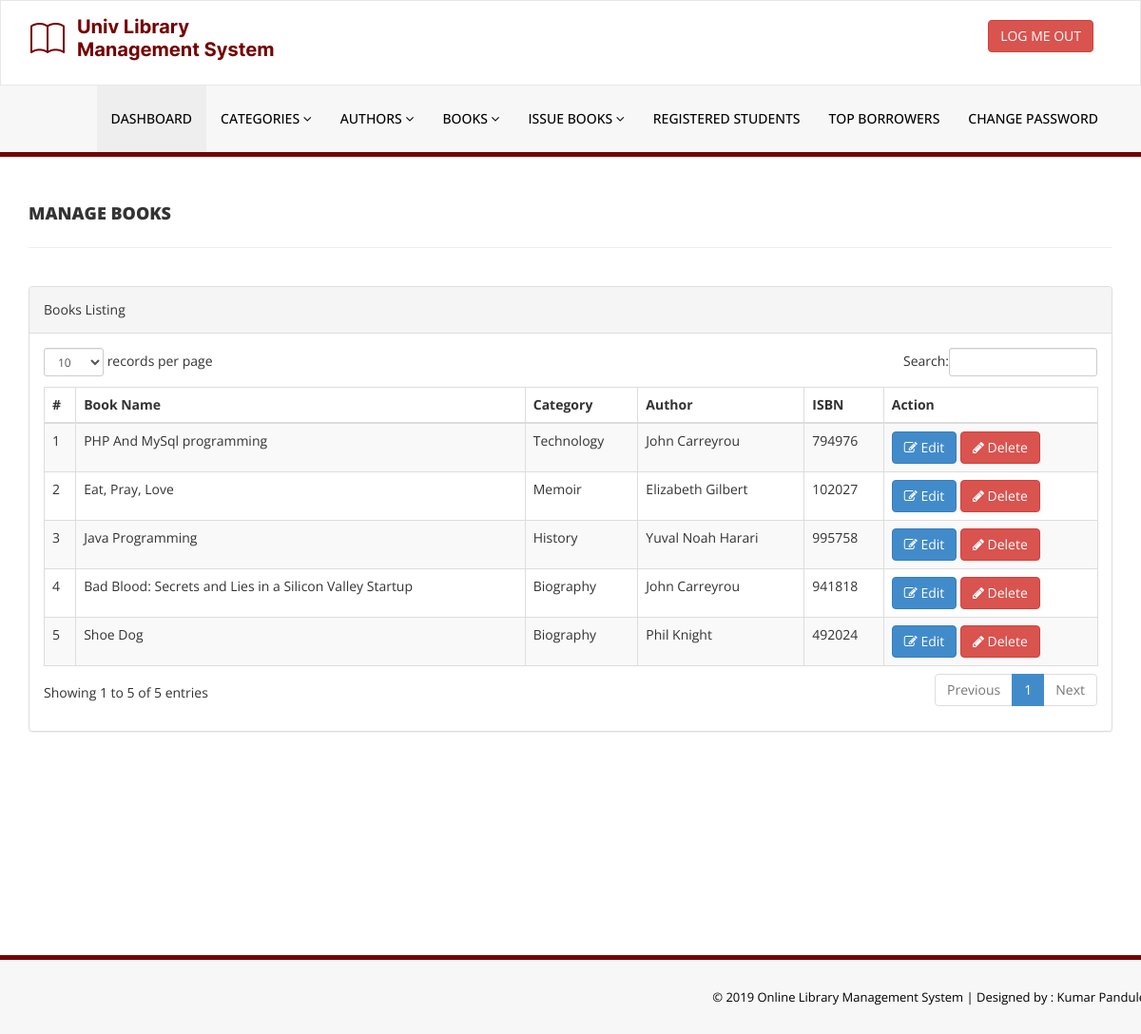
The app's page /library/admin/manage-books.php (signed in) with its own data.
### tables this page shows
CREATE TABLE `tblbooks` (
  `id` int(11) NOT NULL,
  `BookName` varchar(255) DEFAULT NULL,
  `CatId` int(11) DEFAULT NULL,
  `AuthorId` int(11) DEFAULT NULL,
  `ISBNNumber` int(11) DEFAULT NULL,
  `BookPrice` int(11) DEFAULT NULL,
  `RegDate` timestamp NULL DEFAULT current_timestamp(),
  `UpdationDate` timestamp NULL DEFAULT NULL ON UPDATE current_timestamp()
);

CREATE TABLE `tblcategory` (
  `id` int(11) NOT NULL,
  `CategoryName` varchar(150) DEFAULT NULL,
  `Status` int(1) DEFAULT NULL,
  `CreationDate` timestamp NULL DEFAULT current_timestamp(),
  `UpdationDate` timestamp NULL DEFAULT '0000-00-00 00:00:00' ON UPDATE current_timestamp()
);

CREATE TABLE `tblauthors` (
  `id` int(11) NOT NULL,
  `AuthorName` varchar(159) DEFAULT NULL,
  `creationDate` timestamp NULL DEFAULT current_timestamp(),
  `UpdationDate` timestamp NULL DEFAULT NULL ON UPDATE current_timestamp()
);

### library/admin/manage-books.php (the view, shortened to what this page needs)
<?php
include('includes/config.php');
if (strlen($_SESSION['alogin']) == 0) {
    header('location:index.php');
} else {
?>
    <!DOCTYPE html>
    <html xmlns="http://www.w3.org/1999/xhtml">
    <head>
        <link href="assets/css/bootstrap.css" rel="stylesheet" />
        <link href="assets/css/font-awesome.css" rel="stylesheet" />
        <link href="assets/js/dataTables/dataTables.bootstrap.css" rel="stylesheet" />
        <link href="assets/css/style.css" rel="stylesheet" />
    </head>
    <body>
        <?php include('includes/header.php'); ?>
        <div class="content-wrapper">
            <div class="container">
                <div class="row pad-botm">
                    <div class="col-md-12">
                        <h4 class="header-line">Manage Books</h4>
                    </div>
                    <div class="row">
                    </div>
                </div>
                <div class="row">
                    <div class="col-md-12">
                        <div class="panel panel-default">
                            <div class="panel-heading">
                                Books Listing
                            </div>
                            <div class="panel-body">
                                <div class="table-responsive">
                                    <table class="table table-striped table-bordered table-hover" id="dataTables-example">
                                        <thead>
                                            <tr>
                                                <th>#</th>
                                                <th>Book Name</th>
                                                <th>Category</th>
                                                <th>Author</th>
                                                <th>ISBN</th>
                                                <th>Action</th>
                                            </tr>
                                        </thead>
                                        <tbody>
                                            <?php $sql = "SELECT tblbooks.BookName,tblcategory.CategoryName,tblauthors.AuthorName,tblbooks.ISBNNumber,tblbooks.BookPrice,tblbooks.id as bookid from  tblbooks join tblcategory on tblcategory.id=tblbooks.CatId join tblauthors on tblauthors.id=tblbooks.AuthorId";
                                            $query = $dbh->prepare($sql);
                                            $query->execute();
                                            $results = $query->fetchAll(PDO::FETCH_OBJ);
                                            $cnt = 1;
                                            if ($query->rowCount() > 0) {
                                                foreach ($results as $result) { ?>
                                                    <tr class="odd gradeX">
                                                        <td class="center"><?php echo htmlentities($cnt); ?></td>
                                                        <td class="center"><?php echo htmlentities($result->BookName); ?></td>
                                                        <td class="center"><?php echo htmlentities($result->CategoryName); ?></td>
                                                        <td class="center"><?php echo htmlentities($result->AuthorName); ?></td>
                                                        <td class="center"><?php echo htmlentities($result->ISBNNumber); ?></td>
                                                        <td class="center">
                                                            <a href="edit-book.php?bookid=<?php echo htmlentities($result->bookid); ?>"><button class="btn btn-primary"><i class="fa fa-edit "></i> Edit</button>
                                                                <a href="manage-books.php?del=<?php echo htmlentities($result->bookid); ?>" onclick="return confirm('Are you sure you want to delete?');"" >  <button class=" btn btn-danger"><i class="fa fa-pencil"></i> Delete</button>
                                                        </td>
                                                    </tr>
                                            <?php $cnt = $cnt + 1;
                                                }
                                            } ?>
                                        </tbody>
                                    </table>
                                </div>
                            </div>
                        </div>
                    </div>
                </div>
            </div>
        </div>
        <?php include('includes/footer.php'); ?>
    </body>
    </html>
<?php } ?>

### library/admin/assets/css/style.css (style rules this page uses)
body { font-family: 'Open Sans', sans-serif; line-height:28px; }
.content-wrapper { margin-top: 40px; min-height:800px; padding-bottom:90px; }
.header-line { font-weight:900; padding-bottom:25px; border-bottom:1px solid #eeeeee; text-transform:uppercase; }
.pad-botm { padding-bottom:30px; }

### records on screen
tblbooks: BookName "PHP And MySql programming", tblcategory.CategoryName "Technology", AuthorId.AuthorName "John Carreyrou", ISBNNumber "794976"
tblbooks: BookName "Eat, Pray, Love", tblcategory.CategoryName "Memoir", AuthorId.AuthorName "Elizabeth Gilbert", ISBNNumber "102027"
tblbooks: BookName "Java Programming", tblcategory.CategoryName "History", AuthorId.AuthorName "Yuval Noah Harari", ISBNNumber "995758"
tblbooks: BookName "Bad Blood: Secrets and Lies in a Silicon Valley Startup", tblcategory.CategoryName "Biography", AuthorId.AuthorName "John Carreyrou", ISBNNumber "941818"
tblbooks: BookName "Shoe Dog", tblcategory.CategoryName "Biography", AuthorId.AuthorName "Phil Knight", ISBNNumber "492024"
